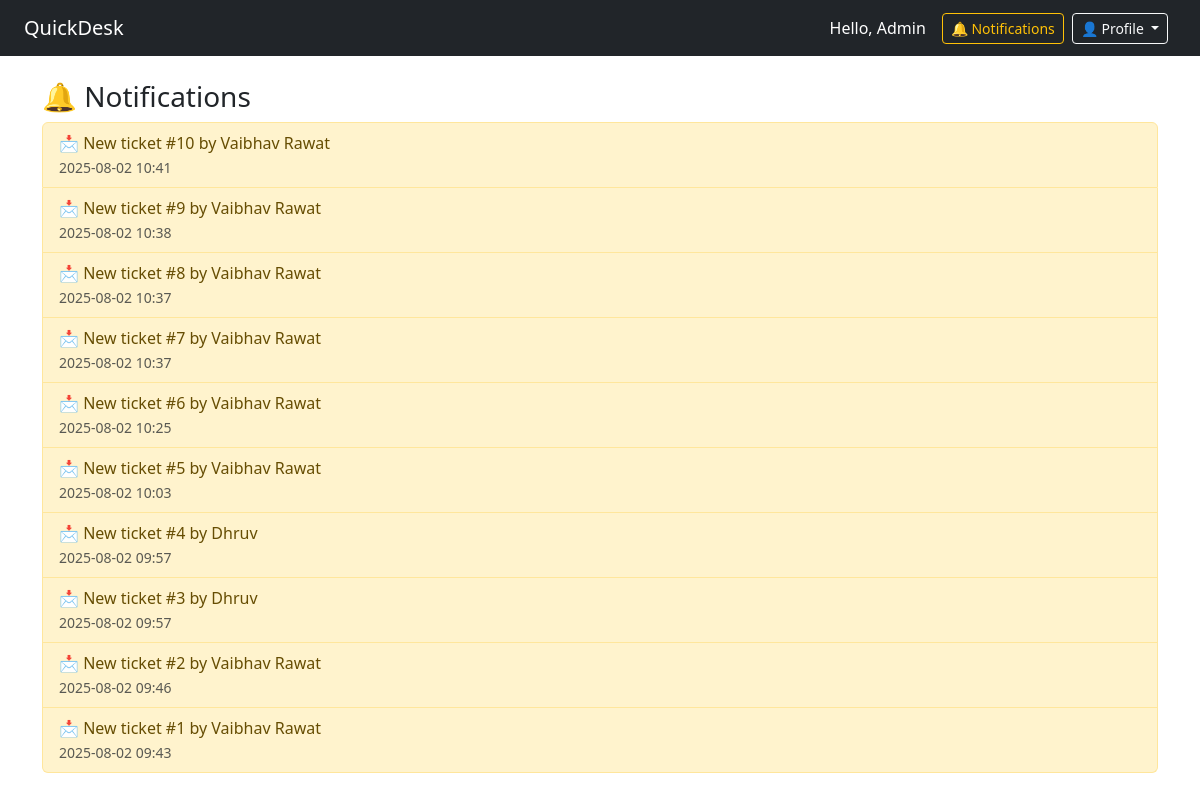
/notifications (signed in), run on the app's committed database.
### app.py (models this page shows, shortened)
class User(db.Model, UserMixin):
    id = db.Column(db.Integer, primary_key=True)
    email = db.Column(db.String(150), unique=True, nullable=False)
    name = db.Column(db.String(150), nullable=False)
    password_hash = db.Column(db.String(200), nullable=False)
    role = db.Column(db.String(50), default='user')
    is_active = db.Column(db.Boolean, default=True)
    notifications = db.relationship('Notification', backref='user', lazy='dynamic')
    tickets = db.relationship('Ticket', backref='owner', lazy=True)
    replies = db.relationship('TicketReply', backref='author', lazy=True)

class Notification(db.Model):
    id = db.Column(db.Integer, primary_key=True)
    user_id = db.Column(db.Integer, db.ForeignKey('user.id'))  # Who receives the notification
    message = db.Column(db.String(255))
    is_read = db.Column(db.Boolean, default=False)
    created_at = db.Column(db.DateTime, default=datetime.utcnow)

### app.py (the view)
@app.route('/notifications')
@login_required
def notifications():
    notifs = Notification.query.filter_by(user_id=current_user.id).order_by(Notification.created_at.desc()).all()
    return render_template('notifications.html', notifications=notifs)

### app.py (called while the page is built)
@login_manager.user_loader
def load_user(user_id):
    return User.query.get(int(user_id))

### templates/notifications.html
{% extends 'base.html' %}
{% block content %}
<h3>🔔 Notifications</h3>
<ul class="list-group">
  {% for notif in notifications %}
  <li class="list-group-item d-flex justify-content-between align-items-start {% if not notif.is_read %}list-group-item-warning{% endif %}">
    <div>
      {{ notif.message }}<br>
      <small class="text-muted">{{ notif.created_at.strftime('%Y-%m-%d %H:%M') }}</small>
    </div>
  </li>
  {% else %}
  <li class="list-group-item">No notifications available.</li>
  {% endfor %}
</ul>
{% endblock %}

### templates/base.html (shortened to what this page needs)
<!DOCTYPE html>
<html lang="en">
<head>
  <link href="https://cdn.jsdelivr.net/npm/bootstrap@5.3.0/dist/css/bootstrap.min.css" rel="stylesheet">
</head>
<body>
  <nav class="navbar navbar-expand-lg navbar-dark bg-dark px-4">
    <a class="navbar-brand" href="{{ url_for('dashboard') }}">QuickDesk</a>
    {% if current_user.is_authenticated %}
    <div class="ms-auto d-flex align-items-center">
      <span class="text-white me-3">Hello, {{ current_user.name }}</span>
      <a class="btn btn-sm btn-outline-warning me-2" href="{{ url_for('notifications') }}">
        🔔 Notifications
      </a>
      <div class="dropdown me-2">
        <button class="btn btn-sm btn-outline-light dropdown-toggle" type="button" data-bs-toggle="dropdown">
          👤 Profile
        </button>
      </div>
    </div>
    {% endif %}
  </nav>
  <div class="container mt-4">
    {% block content %}{% endblock %}
  </div>
</body>
</html>

### data on the page
User: name "Admin"
Notification: message "📩 New ticket #10 by Vaibhav Rawat", created_at "2025-08-02 10:41"
Notification: message "📩 New ticket #9 by Vaibhav Rawat", created_at "2025-08-02 10:38"
Notification: message "📩 New ticket #8 by Vaibhav Rawat", created_at "2025-08-02 10:37"
Notification: message "📩 New ticket #7 by Vaibhav Rawat", created_at "2025-08-02 10:37"
Notification: message "📩 New ticket #6 by Vaibhav Rawat", created_at "2025-08-02 10:25"
Notification: message "📩 New ticket #5 by Vaibhav Rawat", created_at "2025-08-02 10:03"
Notification: message "📩 New ticket #4 by Dhruv", created_at "2025-08-02 09:57"
Notification: message "📩 New ticket #3 by Dhruv", created_at "2025-08-02 09:57"
Notification: message "📩 New ticket #2 by Vaibhav Rawat", created_at "2025-08-02 09:46"
Notification: message "📩 New ticket #1 by Vaibhav Rawat", created_at "2025-08-02 09:43"
